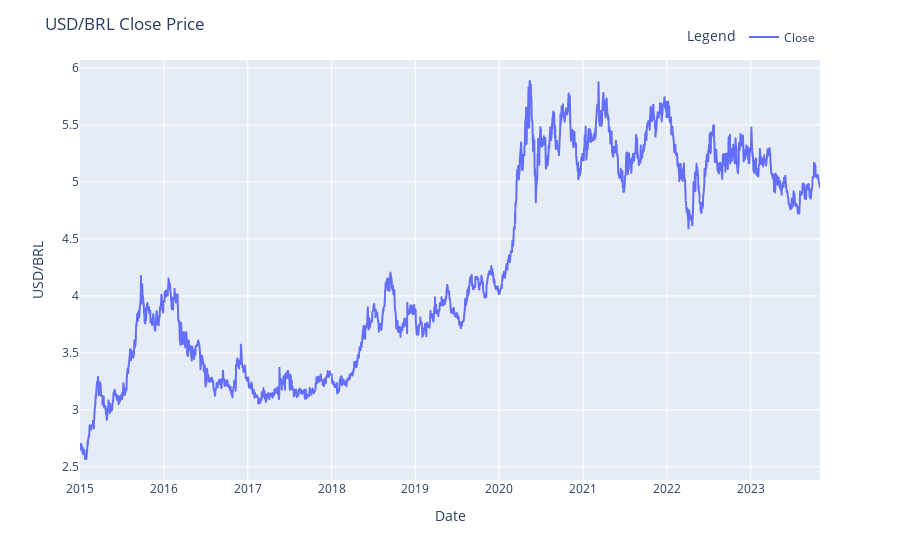
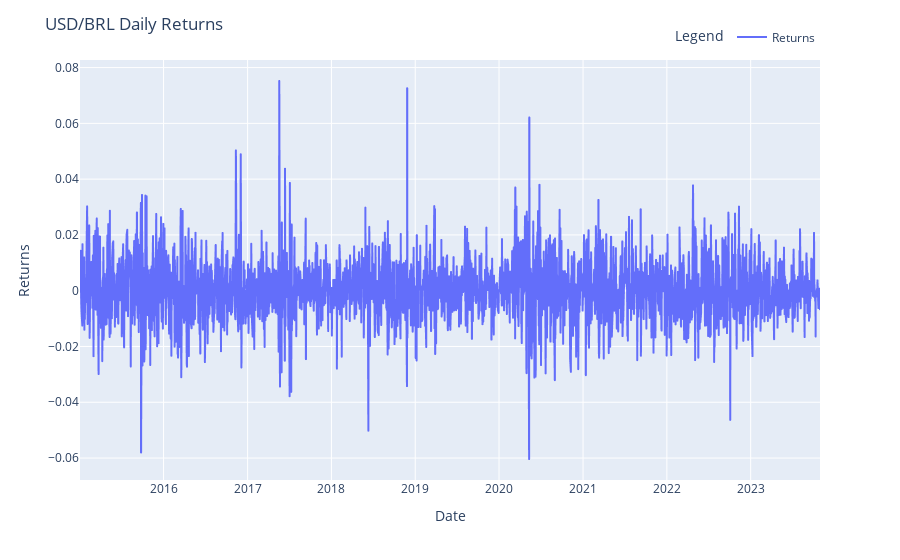
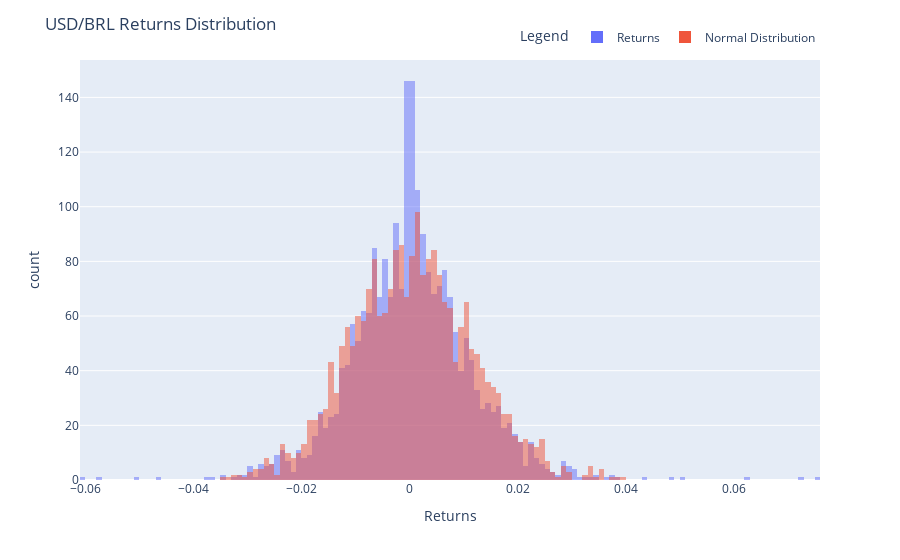

Notebook code for these charts, in order:
### Code cell
# Define ticker, import data and calculate returns
ticker = ['USDBRL=X']
prices, returns = compute_returns(ticker, start_date='2015-01-01', end_date='2023-10-31')

### Figure 1 — Plotly figure (JSON) as saved in the notebook; plotly's stock layout.template omitted (floating-point values rounded to 4 significant figures; data arrays with more than 128 entries replaced by an {"elided": "..."} marker saying what was removed)
{"data": [{"hovertemplate": "variable=Close<br>Date=%{x}<br>value=%{y}<extra></extra>", "legendgroup": "Close", "line": {"color": "#636efa", "dash": "solid"}, "marker": {"symbol": "circle"}, "mode": "lines", "name": "Close", "showlegend": true, "type": "scattergl", "x": {"elided": "2300 str values"}, "xaxis": "x", "y": {"elided": "2300 float values"}, "yaxis": "y"}], "layout": {"legend": {"orientation": "h", "title": {"text": "Legend"}, "tracegroupgap": 0, "x": 1, "xanchor": "right", "y": 1.02, "yanchor": "bottom"}, "margin": {"t": 60}, "title": {"text": "USD/BRL Close Price"}, "width": 900, "xaxis": {"anchor": "y", "domain": [0, 1], "title": {"text": "Date"}}, "yaxis": {"anchor": "x", "domain": [0, 1], "title": {"text": "USD/BRL"}}}}

### Figure 2 — Plotly figure (JSON) as saved in the notebook; plotly's stock layout.template omitted (floating-point values rounded to 4 significant figures; data arrays with more than 128 entries replaced by an {"elided": "..."} marker saying what was removed)
{"data": [{"hovertemplate": "variable=Returns<br>Date=%{x}<br>value=%{y}<extra></extra>", "legendgroup": "Returns", "line": {"color": "#636efa", "dash": "solid"}, "marker": {"symbol": "circle"}, "mode": "lines", "name": "Returns", "showlegend": true, "type": "scattergl", "x": {"elided": "2299 str values"}, "xaxis": "x", "y": {"elided": "2299 float values"}, "yaxis": "y"}], "layout": {"legend": {"orientation": "h", "title": {"text": "Legend"}, "tracegroupgap": 0, "x": 1, "xanchor": "right", "y": 1.02, "yanchor": "bottom"}, "margin": {"t": 60}, "title": {"text": "USD/BRL Daily Returns"}, "width": 900, "xaxis": {"anchor": "y", "domain": [0, 1], "title": {"text": "Date"}}, "yaxis": {"anchor": "x", "domain": [0, 1], "title": {"text": "Returns"}}}}

### Figure 3 — Plotly figure (JSON) as saved in the notebook; plotly's stock layout.template omitted (floating-point values rounded to 4 significant figures; data arrays with more than 128 entries replaced by an {"elided": "..."} marker saying what was removed)
{"data": [{"alignmentgroup": "True", "bingroup": "x", "hovertemplate": "variable=Returns<br>value=%{x}<br>count=%{y}<extra></extra>", "legendgroup": "Returns", "marker": {"color": "#636efa", "opacity": 0.5, "pattern": {"shape": ""}}, "name": "Returns", "offsetgroup": "Returns", "orientation": "v", "showlegend": true, "type": "histogram", "x": {"elided": "2299 float values"}, "xaxis": "x", "yaxis": "y"}, {"alignmentgroup": "True", "bingroup": "x", "hovertemplate": "variable=Normal Distribution<br>value=%{x}<br>count=%{y}<extra></extra>", "legendgroup": "Normal Distribution", "marker": {"color": "#EF553B", "opacity": 0.5, "pattern": {"shape": ""}}, "name": "Normal Distribution", "offsetgroup": "Normal Distribution", "orientation": "v", "showlegend": true, "type": "histogram", "x": {"elided": "2299 float values"}, "xaxis": "x", "yaxis": "y"}], "layout": {"barmode": "overlay", "legend": {"orientation": "h", "title": {"text": "Legend"}, "tracegroupgap": 0, "x": 1, "xanchor": "right", "y": 1.02, "yanchor": "bottom"}, "margin": {"t": 60}, "title": {"text": "USD/BRL Returns Distribution"}, "width": 900, "xaxis": {"anchor": "y", "domain": [0, 1], "title": {"text": "Returns"}}, "yaxis": {"anchor": "x", "domain": [0, 1], "title": {"text": "count"}}}}
